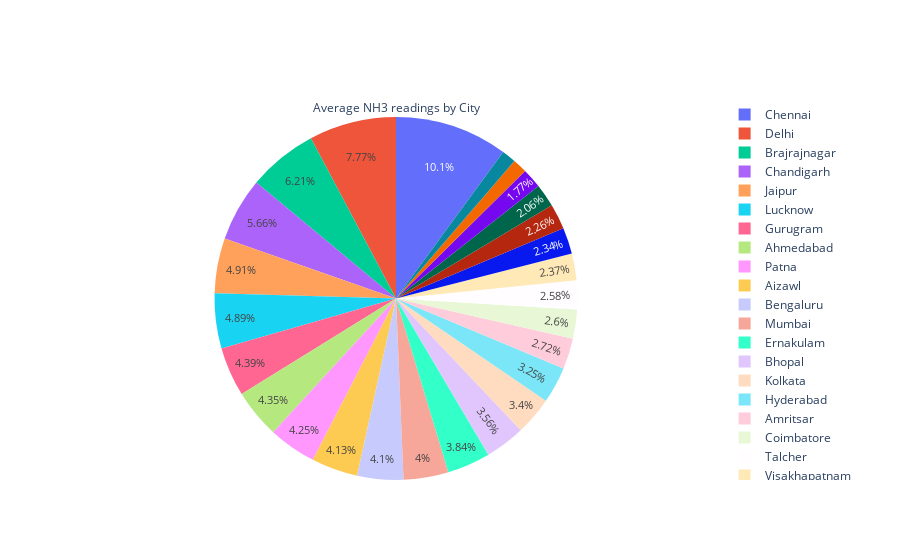

The code cell stored with this chart in its notebook:
### Code cell
# avg readings for NH3 across all cities (pie chart)
trace6=go.Pie(labels=avg_readings['City'], values=avg_readings['NH3'],
             title='Average NH3 readings by City')
fig=go.Figure(trace6)
fig.update_traces(textposition='inside')
fig.update_layout(uniformtext_minsize=10, uniformtext_mode='hide')
fig.show()

### Figure 1 — Plotly figure (JSON) as saved in the notebook; plotly's stock layout.template omitted (floating-point values rounded to 4 significant figures)
{"data": [{"labels": ["Ahmedabad", "Aizawl", "Amaravati", "Amritsar", "Bengaluru", "Bhopal", "Brajrajnagar", "Chandigarh", "Chennai", "Coimbatore", "Delhi", "Ernakulam", "Gurugram", "Guwahati", "Hyderabad", "Jaipur", "Jorapokhar", "Kochi", "Kolkata", "Lucknow", "Mumbai", "Patna", "Shillong", "Talcher", "Thiruvananthapuram", "Visakhapatnam"], "textposition": "inside", "title": {"text": "Average NH3 readings by City"}, "type": "pie", "values": [23.48, 22.31, 12.65, 14.69, 22.13, 19.21, 33.48, 30.54, 54.26, 14.01, 41.91, 20.71, 23.67, 11.09, 17.51, 26.47, 12.19, 9.54, 18.37, 26.4, 21.58, 22.95, 6.75, 13.92, 6.93, 12.8]}], "layout": {"uniformtext": {"minsize": 10, "mode": "hide"}}}
